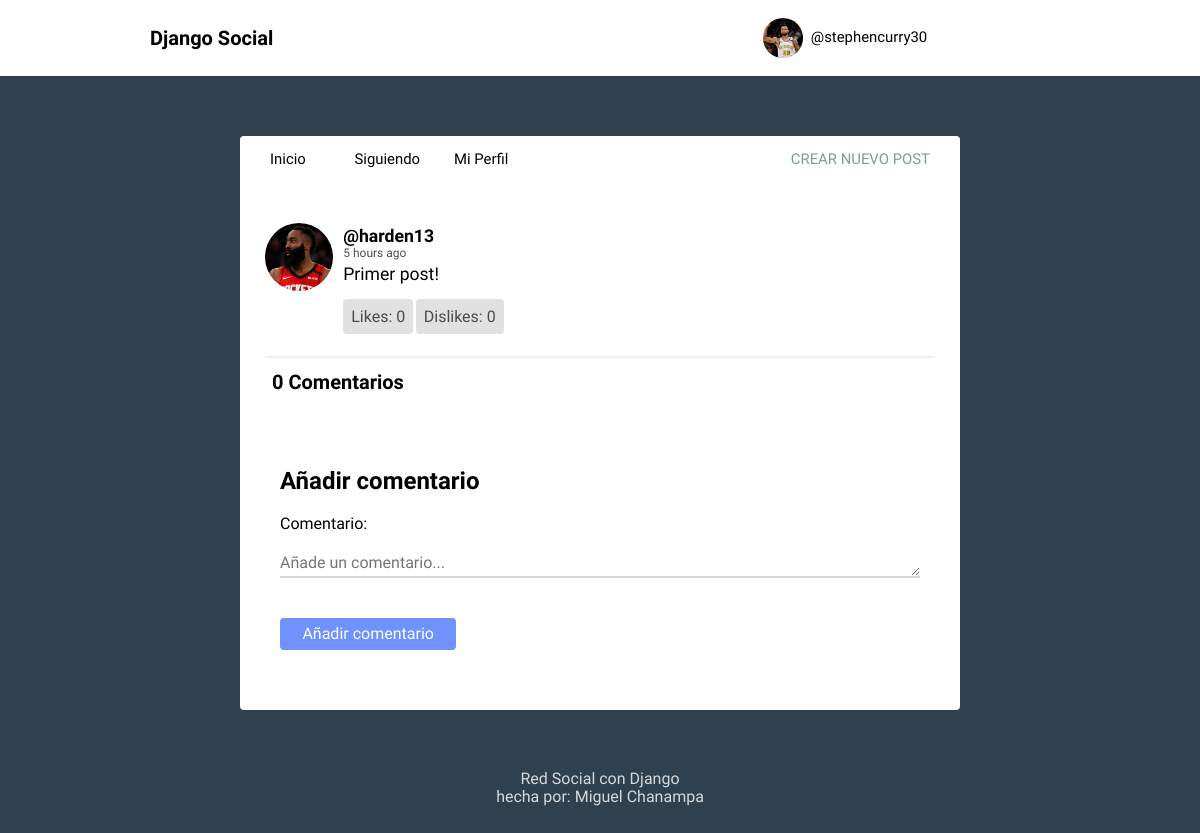
The page /post/2/ (signed in) on the database its author committed.
### red_social/models.py (models this page shows, shortened)
class Profile(models.Model):
    user = models.OneToOneField(User, on_delete=models.CASCADE)
    image = models.ImageField(null=True, blank=True, upload_to='', default='default.png')

class Post(models.Model):
    user = models.ForeignKey(User, on_delete=models.CASCADE, related_name='posts')
    timestamp = models.DateTimeField(default=timezone.now)
    content = models.TextField()
    class Meta:
        ordering = ['-timestamp']
    def likes(self):
        user_ids = Like.objects.filter(to_post=self.id, type='L')\
                            .values_list('from_user', flat=True)
        return Post.objects.filter(id__in=user_ids)
    def dislikes(self):
        user_ids = Like.objects.filter(to_post=self.id, type='D')\
                            .values_list('from_user', flat=True)
        return Post.objects.filter(id__in=user_ids)
    def comments(self):
        user_ids = Comment.objects.filter(to_post=self.id)\
                            .values_list('from_user', flat=True)
        return Post.objects.filter(id__in=user_ids)

### red_social/views.py (the view)
# urls.py: path('post/<int:id>/', post_view, name='post'),
def post_view(request, id):
    post = Post.objects.get(pk=id)
    comments = Comment.objects.filter(to_post=id)
    current_user = get_object_or_404(User, pk=request.user.pk)
    if request.method == 'POST':
        form = CommentForm(request.POST)
        if form.is_valid():
            comment = form.save(commit=False)
            comment.from_user = current_user
            comment.to_post = post
            comment.save()
            messages.success(request, 'Comentario añadiddo')
            return redirect('post', id)
    else:
        form = CommentForm()
        liked = False
        disliked = False
        if Like.objects.filter(to_post=post.id, from_user=current_user.id, type='L').exists():
            liked = True
        if Like.objects.filter(to_post=post.id, from_user=current_user.id, type='D').exists():
            disliked = True
    context = {'post': post, 'comments': comments, 'form': form, 'liked': liked, 'disliked': disliked}
    return render(request, 'social/post_view.html', context)

### red_social/forms.py
class CommentForm(forms.ModelForm):
    content = forms.CharField(label='Comentario', widget=forms.Textarea(attrs={'rows':1, 'placeholder': 'Añade un comentario...'}))
    class Meta:
        model = Comment
        fields = ['content']

### red_social/templates/social/post_view.html (shortened to what this page needs)
{% extends 'social/layout.html' %}
{% load humanize %}
{% block content %}
<article>
    <div class="container-article">
        <img src="{{ post.user.profile.image.url }}">
        <div>
            <h2 class="username"><a href="{% url 'profile' post.user.username %}">@{{post.user}}</a></h2>
            <time data-time="#">{{post.timestamp|naturaltime}}</time>
            <div class="post">{{post.content}}</div>
            <br>
            <br>
            {% if liked %}
              <a class="post_like liked" href="{% url 'post_like' post.id %}">Likes: {{post.likes.count}}</a>
            {% else %}
              <a class="post_like" href="{% url 'post_like' post.id %}">Likes: {{post.likes.count}}</a>
            {% endif %}
            {% if disliked %}
              <a class="post_like disliked" href="{% url 'post_dislike' post.id %}">Dislikes: {{post.dislikes.count}}</a>
            {% else %}
              <a class="post_like" href="{% url 'post_dislike' post.id %}">Dislikes: {{post.dislikes.count}}</a>
            {% endif %}
        </div>
    </div>
</article>
{% include 'social/post_comments.html' %}
{% endblock %}

### red_social/templates/social/layout.html (shortened to what this page needs)
<!DOCTYPE html>
{% load static %}
<html>
<head>
	<link rel="stylesheet" type="text/css" href="{% static 'normalize.css' %}">
	<link rel="stylesheet" type="text/css" href="{% static 'style.css' %}">
	<link rel="stylesheet" type="text/css" href="{% static 'mystyle.css' %}">
</head>
<body>
	<header class="main-head">
		<nav class="main">
			<h1 id="logo">Django Social</h1>
			<ul>
				{% if request.user.is_authenticated %}
					<li class="dropdown">
						<a class="profile" href="{% url 'profile' request.user.username %}">
						<img class="post_comment" src="{{ request.user.profile.image.url }}">
							@{{ request.user.username }}
						</a>
					</li>
				{% else %}
					<li><a href="{% url 'register' %}">Registrarse</a></li>
					<li><a href="{% url 'login' %}">Iniciar Sesión</a></li>
				{% endif%}
			</ul>
		</nav>
	</header>
	<div class="main">
		<nav class="second-nav">
			<a class="feed" href="{% url 'feed' %}">Inicio</a>
			{% if request.user.is_authenticated %}
				<a class="feed" href="{% url 'feed_following' request.user.username %}">Siguiendo</a>
				<a class="profile" href="{% url 'profile' request.user.username %}">Mi Perfil</a>
				<a class="new" href="{% url 'post' %}">Crear nuevo post</a>
			{% endif %}
		</nav>
		{% block content %}
		{% endblock content %}
	</div>
	<footer>
		<div class="row">
			<p>Red Social con Django<br>hecha por: Miguel Chanampa</p>
		</div>
	</footer>
</body>
</html>

### red_social/templates/social/post_comments.html (shortened to what this page needs)
{% load humanize %}
<h1 class="comments">{{ post.comments.count }} Comentarios</h1>
<form method="POST">
  <h2>Añadir comentario</h2>
  {{form.as_p}}
  <button type="sumbit" clase="post" id="">Añadir comentario</button>
</form>

### red_social/static/style.css (style rules this page uses)
body { background: #2F404F; font-size: 62.5%; font-family: 'Varela Round', Helvetica, Arial, serif; }
.post_comment { margin-top: 10px; height: 40px !important; width: 40px !important; margin-right: 10px; border-radius: 50%; }
.post_like { font-size: 1rem; color: #000; padding: .5rem; border: none; background: #D5D5D5; opacity: 0.7; border-radius: 4px; cursor: pointer; }
.comments { margin-left: 2rem; }
p { font-size: 1rem; }
button { font-size: 1rem; color: white; padding: 0.4rem 1.4rem; border: none; opacity: 0.7; background: #3364FF; border-radius: 4px; cursor: pointer; }
img { object-fit: cover; }
.main-head { background: white; color: black; }
nav.main { min-height: 7vh; display: flex; width: 75%; margin: auto; align-items: center; padding: 0.5rem; }
nav.main ul { display: flex; flex: 1 1 40rem; justify-content: space-around; align-items: center; list-style: none; }
nav.main ul li a { display: flex; flex-direction: row; align-items: center; }
nav.main ul li a img { margin-top: 0; margin-bottom: 0; margin-right: .5rem; }
#logo { flex: 2 1 40rem; }
a { font-size: .93rem; text-decoration: none; color: black; }
.main { background: white; width: 60%; margin: 5% auto; border-radius: 4px; padding-bottom: 20px; }
.second-nav { display: flex; padding: 15px 30px; }
.second-nav .feed { flex: 1 1 30px; }
.second-nav .profile { flex: 1 1 30px; }
.second-nav .new { flex: 6 1 5rem; text-align: right; text-transform: uppercase; color: #7A9D96; }
article { width: 93%; margin: auto; padding: 30px 0; border-bottom: 2px solid #ECEEEF; }
.username { margin-bottom: .1rem; }
.username a { font-size: 1.1rem; }
.container-article { display: flex; }
.container-article img { margin-top: 10px; height: 68px; width: 68px; margin-right: 10px; border-radius: 50%; }
time { font-size: .75rem; opacity: .7; }
.post { font-size: 1.1rem; margin-top: .2rem; }
.profile { display: flex; align-items: center; flex-direction: column; }
.profile img { height: 100px; width: 100px; margin-right: 10px; border-radius: 50%; margin: 20px; }
form { margin: 0; padding: 40px; font-size: 1rem; }
textarea { width: 100%; border: 0; border-bottom: 2px solid #D3D8DC; outline: 0; background: #fff; padding: 20px 0 4px; margin: 0 0 20px; color: #777B7E; }
footer { color: white; text-align: center; font-size: .875em; margin: 40px 0; }
footer p { opacity: .8; }

### red_social/static/mystyle.css (style rules this page uses)
.post_comment { height: 32px; width: 32px; margin-right: 10px; border-radius: 50%; }
.dropdown { position: relative !important; display: inline-block !important; }

### rows shown on the page
Post: user.profile.image (picture), user "harden13", timestamp "5 hours ago", content "Primer post!", likes.count "0", dislikes.count "0", comments.count "0"

### other values the page prints
{{ request.user.username }} "stephencurry30"
